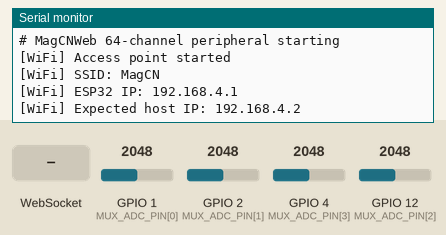
Simulated run of this sketch. Board: ESP32-S3. Shown: the last lines printed to the serial monitor. Inputs (shaded band) come from the test bench; at power-on: GPIO 1 (MUX_ADC_PIN[0]) = 2048, GPIO 2 (MUX_ADC_PIN[1]) = 2048, GPIO 4 (MUX_ADC_PIN[3]) = 2048, GPIO 12 (MUX_ADC_PIN[2]) = 2048 (analog values on the 0–4095 scale).

Above: at 2.2 s.
2.3 s: WebSocket text "1" received
At 3.5 s:
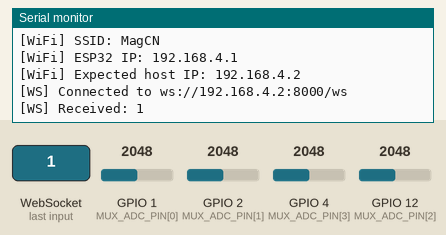
3.8 s: WebSocket text "0" received
At 4.8 s:
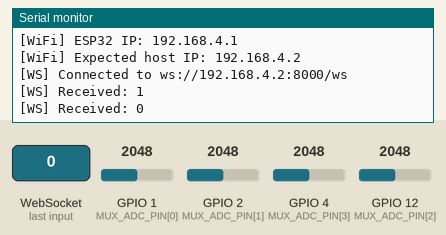

Measured:
- after the input at 2.3 s, the serial monitor: prints a new line at once (image 1)
- after the input at 3.8 s, the serial monitor: prints a new line at once (image 2)

The sketch:

ExamplePeripheral.ino
```cpp
/*
  ESP32-S3 + 4x CD74HC4067 — MagCNWeb-compatible 64-channel scanner

  Operation:
    1. ESP32-S3 creates a Wi-Fi access point.
    2. The host computer connects to that access point.
    3. MagCNWeb runs on the host computer:
         py -V:3.11 -m uvicorn app:app --host 0.0.0.0 --port 8000
    4. ESP32 connects to:
         ws://192.168.4.2:8000/ws
    5. Each frame is transmitted as:
         {
           "pid": "device",
           "key": "admin",
           "value": "v0,v1,...,v63"
         }

  MagCNWeb reshapes the 64 values into an 8x8 matrix using row-major order.

  ADC connections:
    MUX1 COM -> IO1
    MUX2 COM -> IO2
    MUX3 COM -> IO12
    MUX4 COM -> IO4

  Select lines:
    MUX1 S0..S3 -> IO5, IO6, IO7, IO8
    MUX2 S0..S3 -> IO9, IO10, IO11, IO47
    MUX3 S0..S3 -> IO13, IO14, IO21, IO35
    MUX4 S0..S3 -> IO36, IO37, IO38, IO48

  Required Arduino libraries:
    - WiFi                  (included with ESP32 Arduino core)
    - WebSockets by Markus Sattler
      Library Manager name: "WebSockets"
*/

#include <Arduino.h>
#include <WiFi.h>
#include <WebSocketsClient.h>

// -----------------------------------------------------------------------------
// Wi-Fi access point configuration
// -----------------------------------------------------------------------------

static const char *AP_SSID     = "MagCN";
static const char *AP_PASSWORD = "magcnadmin";

// Typical first computer connected to an ESP32 AP.
// Change this if ipconfig shows a different host IPv4 address.
static const char *MAGCN_SERVER_IP = "192.168.4.2";

static const uint16_t MAGCN_SERVER_PORT = 8000;
static const char *MAGCN_WS_PATH = "/ws";

// Give the ESP32 AP a predictable address.
IPAddress AP_IP(192, 168, 4, 1);
IPAddress AP_GATEWAY(192, 168, 4, 1);
IPAddress AP_SUBNET(255, 255, 255, 0);

WebSocketsClient webSocket;

// -----------------------------------------------------------------------------
// Multiplexer configuration
// -----------------------------------------------------------------------------

static constexpr uint8_t NUM_MUX = 4;
static constexpr uint8_t CHANNELS_PER_MUX = 16;
static constexpr uint8_t NUM_CHANNELS =
    NUM_MUX * CHANNELS_PER_MUX;

// MUX COM/ADC pins
static const uint8_t MUX_ADC_PIN[NUM_MUX] = {
  1,   // MUX1 COM
  2,   // MUX2 COM
  12,  // MUX3 COM
  4    // MUX4 COM
};

// S0..S3, ordered LSB to MSB
static const uint8_t MUX_SEL_PINS[NUM_MUX][4] = {
  {  5,  6,  7,  8 },   // MUX1
  {  9, 10, 11, 47 },   // MUX2
  { 13, 14, 21, 35 },   // MUX3
  { 36, 37, 38, 48 }    // MUX4
};

// -----------------------------------------------------------------------------
// ADC and timing configuration
// -----------------------------------------------------------------------------

static constexpr uint8_t ADC_BITS = 12;
static constexpr adc_attenuation_t ADC_ATTEN = ADC_11db;

// One settling delay is used for all four multiplexers because their select
// lines are updated together.
static constexpr uint32_t SETTLE_US = 5000;

static constexpr uint8_t OVERSAMPLE = 1;

// MagCNWeb workers_sync.py and dummy.py use 5 samples/second.
static constexpr uint32_t SAMPLE_RATE_HZ = 5;
static constexpr uint32_t FRAME_PERIOD_MS =
    1000UL / SAMPLE_RATE_HZ;

static uint32_t nextFrameTime = 0;

// Raw 12-bit ADC frame
static uint16_t frame[NUM_CHANNELS];

// Large enough for JSON plus 64 values of up to four digits each.
static char payload[512];

// -----------------------------------------------------------------------------
// Multiplexer and ADC functions
// -----------------------------------------------------------------------------

void setAllMuxChannels(uint8_t channel) {
  for (uint8_t mux = 0; mux < NUM_MUX; ++mux) {
    digitalWrite(
      MUX_SEL_PINS[mux][0],
      (channel >> 0) & 0x01
    );
    digitalWrite(
      MUX_SEL_PINS[mux][1],
      (channel >> 1) & 0x01
    );
    digitalWrite(
      MUX_SEL_PINS[mux][2],
      (channel >> 2) & 0x01
    );
    digitalWrite(
      MUX_SEL_PINS[mux][3],
      (channel >> 3) & 0x01
    );
  }
}

uint16_t readADC(uint8_t pin) {
  uint32_t accumulator = 0;

  for (uint8_t sample = 0; sample < OVERSAMPLE; ++sample) {
    accumulator += analogRead(pin);
  }

  return static_cast<uint16_t>(accumulator / OVERSAMPLE);
}

void acquireFrame() {
  /*
    All four multiplexers are switched to the same channel simultaneously.

    Storage remains mux-major:
      frame[0..15]  = MUX1 channels 0..15
      frame[16..31] = MUX2 channels 0..15
      frame[32..47] = MUX3 channels 0..15
      frame[48..63] = MUX4 channels 0..15
  */

  for (uint8_t channel = 0;
       channel < CHANNELS_PER_MUX;
       ++channel) {

    setAllMuxChannels(channel);
    delayMicroseconds(SETTLE_US);

    for (uint8_t mux = 0; mux < NUM_MUX; ++mux) {
      const uint8_t index =
          mux * CHANNELS_PER_MUX + channel;

      frame[index] = readADC(MUX_ADC_PIN[mux]);
    }

    // Service WebSocket control frames during acquisition.
    webSocket.loop();
  }
}

// -----------------------------------------------------------------------------
// JSON creation and transmission
// -----------------------------------------------------------------------------

bool buildPayload() {
  int used = snprintf(
    payload,
    sizeof(payload),
    "{\"pid\":\"device\",\"key\":\"admin\",\"value\":\""
  );

  if (used < 0 || used >= static_cast<int>(sizeof(payload))) {
    return false;
  }

  for (uint8_t i = 0; i < NUM_CHANNELS; ++i) {
    const int written = snprintf(
      payload + used,
      sizeof(payload) - used,
      (i == 0) ? "%u" : ",%u",
      static_cast<unsigned int>(frame[i])
    );

    if (written < 0 ||
        written >= static_cast<int>(sizeof(payload) - used)) {
      return false;
    }

    used += written;
  }

  const int written = snprintf(
    payload + used,
    sizeof(payload) - used,
    "\"}"
  );

  return written >= 0 &&
         written < static_cast<int>(sizeof(payload) - used);
}

void sendFrame() {
  if (!webSocket.isConnected()) {
    return;
  }

  if (!buildPayload()) {
    Serial.println(F("[ERROR] JSON payload buffer too small"));
    return;
  }

  webSocket.sendTXT(payload);

  // Optional local debugging
  Serial.println(payload);
}

// -----------------------------------------------------------------------------
// WebSocket events
// -----------------------------------------------------------------------------

void webSocketEvent(
    WStype_t type,
    uint8_t *incomingPayload,
    size_t length) {

  switch (type) {
    case WStype_DISCONNECTED:
      Serial.println(F("[WS] Disconnected"));
      break;

    case WStype_CONNECTED:
      Serial.printf(
        "[WS] Connected to ws://%s:%u%s\n",
        MAGCN_SERVER_IP,
        MAGCN_SERVER_PORT,
        MAGCN_WS_PATH
      );
      break;

    case WStype_TEXT:
      Serial.printf(
        "[WS] Received: %.*s\n",
        static_cast<int>(length),
        reinterpret_cast<char *>(incomingPayload)
      );
      break;

    case WStype_ERROR:
      Serial.println(F("[WS] Error"));
      break;

    case WStype_PING:
      Serial.println(F("[WS] Ping received"));
      break;

    case WStype_PONG:
      Serial.println(F("[WS] Pong received"));
      break;

    default:
      break;
  }
}

// -----------------------------------------------------------------------------
// Initialization
// -----------------------------------------------------------------------------

void configureMuxes() {
  for (uint8_t mux = 0; mux < NUM_MUX; ++mux) {
    for (uint8_t select = 0; select < 4; ++select) {
      pinMode(MUX_SEL_PINS[mux][select], OUTPUT);
      digitalWrite(MUX_SEL_PINS[mux][select], LOW);
    }
  }
}

void configureADC() {
  analogReadResolution(ADC_BITS);

  for (uint8_t mux = 0; mux < NUM_MUX; ++mux) {
    pinMode(MUX_ADC_PIN[mux], INPUT);
    analogSetPinAttenuation(
      MUX_ADC_PIN[mux],
      ADC_ATTEN
    );
  }
}

void startAccessPoint() {
  WiFi.mode(WIFI_AP);

  if (!WiFi.softAPConfig(AP_IP, AP_GATEWAY, AP_SUBNET)) {
    Serial.println(F("[WiFi] AP address configuration failed"));
  }

  if (!WiFi.softAP(AP_SSID, AP_PASSWORD)) {
    Serial.println(F("[WiFi] Failed to create access point"));
    return;
  }

  Serial.println();
  Serial.println(F("[WiFi] Access point started"));
  Serial.printf("[WiFi] SSID: %s\n", AP_SSID);
  Serial.printf("[WiFi] ESP32 IP: %s\n",
                WiFi.softAPIP().toString().c_str());
  Serial.printf("[WiFi] Expected host IP: %s\n",
                MAGCN_SERVER_IP);
}

void startWebSocket() {
  webSocket.begin(
    MAGCN_SERVER_IP,
    MAGCN_SERVER_PORT,
    MAGCN_WS_PATH
  );

  webSocket.onEvent(webSocketEvent);

  // Retry if MagCNWeb starts after the ESP32.
  webSocket.setReconnectInterval(5000);

  // Maintain the connection and detect an unavailable host.
  webSocket.enableHeartbeat(
    15000,  // send ping every 15 seconds
    3000,   // wait 3 seconds for pong
    2       // disconnect after two missed pongs
  );
}

// -----------------------------------------------------------------------------
// Arduino setup and loop
// -----------------------------------------------------------------------------

void setup() {
  Serial.begin(115200);
  delay(1000);

  Serial.println();
  Serial.println(F("# MagCNWeb 64-channel peripheral starting"));

  configureMuxes();
  configureADC();
  startAccessPoint();
  startWebSocket();

  nextFrameTime = millis();
}

void loop() {
  webSocket.loop();

  const uint32_t now = millis();

  if (static_cast<int32_t>(now - nextFrameTime) >= 0) {
    // Advance relative to the intended schedule to reduce timing drift.
    nextFrameTime += FRAME_PERIOD_MS;

    acquireFrame();
    sendFrame();

    // Recover if acquisition/debugging caused us to fall far behind.
    if (static_cast<int32_t>(millis() - nextFrameTime) >=
        static_cast<int32_t>(FRAME_PERIOD_MS)) {
      nextFrameTime = millis() + FRAME_PERIOD_MS;
    }
  }

  delay(1);
}
```
